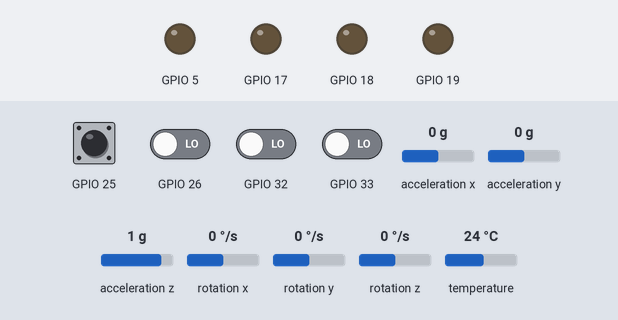
The sketch below on a simulated ESP32. Shown: output pins drawn as LEDs (lit = HIGH). Inputs (shaded band) come from the test bench; at power-on: GPIO 25, GPIO 26, GPIO 32, GPIO 33 LOW, acceleration x 0 g, acceleration y 0 g, acceleration z 1 g, rotation x 0 °/s, rotation y 0 °/s, rotation z 0 °/s, temperature 24 °C. WiFi joins after 1.5 s; servers stay silent unless stated; what the sketch prints to the serial monitor is not drawn.

Above: at 9.3 s.
9.4 s: GPIO 25 pulsed HIGH 5 times (0.12 s each, 0.3 s apart)
At 18.2 s:
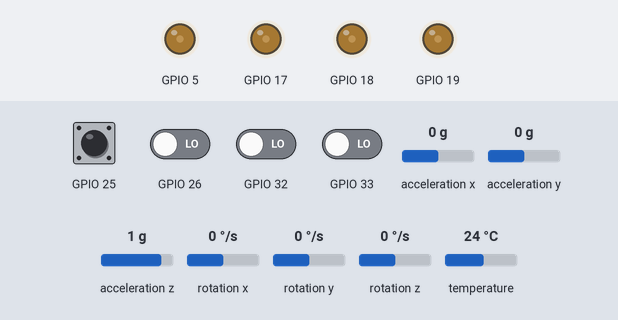
Timing chart, 0 to 19.7 s (numbered marks = the images above; inputs shaded):
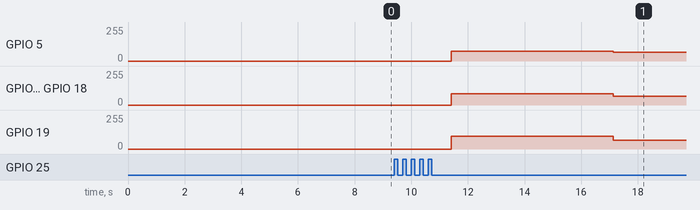

The sketch:

ESP32_Cliente.ino
```cpp
#include <WiFi.h>
#include "Drone.h"


WiFiClient client;
Drone d;

unsigned long previousMillis = 0;  // armazenará o último valor de millis()
const long interval = 2000;
//
//void LoopCore0(void *pvParameters);

float PID[9]     = {2,0,0, 0.6,3.5,0.03, 1,6,0},
      PIDcopy[9] = {2,0,0, 0.6,3.5,0.03, 1,6,0},
      mod;

size_t pidSize = sizeof(PID)/sizeof(float);

int adress;

// Configurações da rede WiFi do servidor (AP)
const char *ssid = "ESP32_Server";
const char *password = "123456789";

// IP e porta do servidor
const char *host = "192.168.4.1"; // IP do servidor ESP32
const uint16_t port = 80;

String cmd;


void setup()
{
  d.MainControlSetup(115200,32,33,25,26,19,18,5,17);
//  Serial.begin(115200);

  while(!Serial){}
  // Conecta-se à rede WiFi do servidor
  WiFi.begin(ssid, password);

  Serial.print("Conectando ao WiFi");

  while (WiFi.status() != WL_CONNECTED)
  {
    delay(500);
    Serial.print(".");
  }
  Serial.println("Conectado!!!");

//  xTaskCreatePinnedToCore(LoopCore0,  // Função da tarefa
//                         "LoopCore0", // Nome da tarefa
//                          10000,      // Tamanho da pilha da tarefa
//                          NULL,       // Parâmetro da tarefa
//                          1,          // Prioridade da tarefa
//                          NULL,       // Handle da tarefa
//                          0);         // Núcleo onde a tarefa será executada
}

//void LoopCore0(void *pvParameters)
//{
//  while(1)
//  {
//    vTaskDelay(500 / portTICK_PERIOD_MS);
//    cmd = "";
//    // Serial.println();
//    if (!client.connect(host, port))
//    {
//      Serial.println("Connection to server failed");
//      return;
//    }
//
//    while (client.connected())
//    {
//      if (client.available())
//      {
//        cmd = client.readStringUntil('\n');
//        Serial.println("Mensagem do Servidor: " + cmd);
//        break;
//      }
//    }
//
//    client.stop();
//    processarComando(cmd);
//  }
//}

void loop()
{
  unsigned long currentMillis = millis();
  cmd = "";
  d.MPUgetSignalsLoop();
  d.MainControlLoop();
//  d.DisplaySerialMpuData();

  if (currentMillis - previousMillis >= interval)
  {
    previousMillis = currentMillis;
    if (!client.connect(host, port))
      {
        Serial.println("Connection to server failed");
        return;
      }

      while (client.connected())
      {
        if (client.available())
        {
          cmd = client.readStringUntil('\n');
          Serial.println("Mensagem do Servidor: " + cmd);
          break;
        }
      }


    client.stop();
    processarComando(cmd);
   }

}

void processarComando(String comando)
{
  adress = (cmd[0] - '0')-1;
  mod = atof(&(cmd[2]));

  PID[adress] += mod;
  if (adress == 65) copiarLista(PIDcopy, PID, 9);
  d.updatePID(adress, mod);

  for (int i = 0 ; i < pidSize ; i++) Serial.printf("%0.2f \n", PID[i]);
}

void copiarLista(float* fonte, float* copia, int tamanhoLista)
{
  for (int i = 0; i < tamanhoLista; i++) copia[i] = fonte[i];
}
```

Drone.cpp
```cpp
// ESP32 Guide: https://randomnerdtutorials.com/esp32-mpu-6050-accelerometer-gyroscope-arduino/
// ESP8266 Guide: https://randomnerdtutorials.com/esp8266-nodemcu-mpu-6050-accelerometer-gyroscope-arduino/
// Arduino Guide: https://randomnerdtutorials.com/arduino-mpu-6050-accelerometer-gyroscope/
#include "Drone.h"

//*****************************************ORGNIAZAÇÃO DO DRONE*******************************************
Drone::Drone()
{
	//ESTADO DE CALIBRAÇÃO INICIAL
	calibration = false;

	//VALORES DOS MOTORES
	ThrottleIdle   = 257; // Valor mínimo para velocidade dos motores durante o voo
	ThrottleCutOff = 257; // Valor para parar os motores

	//GIROSCOPIO
	GyrXc = GyrYc = GyrZc = 0;

	//FILTRO DE KALMAN
	KalmanGain = 0;
	KalmanAngleRoll  = 0, KalmanUncertaintyAngleRoll  = 2*2;
	KalmanAnglePitch = 0, KalmanUncertaintyAnglePitch = 2*2;

	//PID
		//PID Interno
		ErrorRateRoll = ErrorRatePitch = ErrorRateYaw = 0;

		//DADOS PARA O PID
			// Variáveis de erro prévio...
			PrevErrorAngleRoll = PrevErrorAnglePitch = 0; // Angle
			PrevItermAngleRoll = PrevItermAnglePitch = 0;

			PrevErrorRateRoll = PrevErrorRatePitch = PrevErrorRateYaw = 0; // Rate
			PrevItermRateRoll = PrevItermRatePitch = PrevItermRateYaw = 0;

		//Constantes PID
			//PID Angle
			PAngleRoll = PAnglePitch = 2; // P

			IAngleRoll = IAnglePitch = 0; // I

			DAngleRoll = DAnglePitch = 0; // D

		//PID Rate
		PRateRoll = PRatePitch = 0.6f;  PRateYaw   = 1; // P
		IRateRoll = IRatePitch = 3.5f;  IRateYaw   = 6; // I
		DRateRoll = DRatePitch = 0.03f; DRateYaw  = 0;  // D

	//OUTROS
	Timer1 = Timer2 = count = 0;

}
//***********************************FILTRO KALMAN DE 1 DIMENSÃO******************************************
void Drone::Kalman1D(float &KalmanState,float &KalmanUncertainty, const float &KalmanInput,
					 const float &KalmanMeasurement)
{
	KalmanState       = KalmanState + 0.004*KalmanInput;
	KalmanUncertainty = KalmanUncertainty + 0.004*0.004*4*4;
	KalmanGain        = KalmanUncertainty*1/(1*KalmanUncertainty + 3*3);
	KalmanState       = KalmanState + KalmanGain*(KalmanMeasurement - KalmanState);
	KalmanUncertainty = (1 - KalmanGain)*KalmanUncertainty;
}
//********************************************************************************************************
void Drone::updatePID(int adress,float mod)
{
	switch(adress)
	{
		case 0:
			PAngleRoll  += mod;
			PAnglePitch += mod;
			break;
		case 1:
			IAngleRoll  += mod;
			IAnglePitch += mod;
			break;
		case 2:
			DAngleRoll  += mod;
			DAnglePitch += mod;
			break;
		case 3:
			PRateRoll  += mod;
			PRatePitch += mod;
			break;
		case 4:
			IRateRoll  += mod;
			IRatePitch += mod;
			break;
		case 5:
			DRateRoll  += mod;
			DRatePitch += mod;
			break;
		case 6:
			PRateYaw += mod;
			break;
		case 7:
			IRateYaw += mod;
			break;
		case 8:
			DRateYaw += mod;
			break;
		case 65:
			PAngleRoll = PAnglePitch = 2;
			IAngleRoll = IAnglePitch = 0;
			DAngleRoll = DAnglePitch = 0;
			PRateRoll  = PRatePitch  = 0.6;
			IRateRoll  = IRatePitch  = 3.5;
			DRateRoll  = DRatePitch  = 0.03;
			PRateYaw                 = 1;
			IRateYaw                 = 6;
			DRateYaw                 = 0;
			break;


	}
	Serial.printf("PAngleRoll: %0.2f\nIAngleRoll: %0.2f\nDAngleRoll: %0.2f\n", PAngleRoll, IAngleRoll, DAngleRoll);
	Serial.printf("PRateRoll: %0.2f\nIRateRoll: %0.2f\nDRateRoll: %0.2f\n", PRateRoll, IRateRoll, DRateRoll);
	Serial.printf("PRateYaw: %0.2f\nIRateYaw: %0.2f\nDRateYaw: %0.2f\n", PRateYaw, IRateYaw, DRateYaw);
}
//********************************************************************************************************
void Drone::MainControlSetup(const int &serial, const int &pin1, const int &pin2, const int &pin3,
                             const int &pin4,   const int &pin5, const int &pin6, const int &pin7,
                             const int &pin8)
{
	INPin1 = pin1;
  	INPin2 = pin2;
  	INPin3 = pin3;
  	INPin4 = pin4;

  	Serial.begin(serial);
	readPWMSetup(pin1);
	readPWMSetup(pin2);
	readPWMSetup(pin3);
	readPWMSetup(pin4);

	setupPWM(250, 10, pin5, 0);
	setupPWM(250, 10, pin6, 1);
	setupPWM(250, 10, pin7, 2);
	setupPWM(250, 10, pin8, 3);

	MPUconfigSetup();
	CalibrarMPU();
}
//********************************************************************************************************
void Drone::MainControlLoop()
{
	//##############################FILTRO DE KALMAN############################

	//Filtrando os Angulos de Pitch e Roll
	Kalman1D(KalmanAngleRoll, KalmanUncertaintyAngleRoll, RateRoll, AngleRoll);

  	Kalman1D(KalmanAnglePitch, KalmanUncertaintyAnglePitch, RatePitch, AnglePitch);

	//##############################LEITURA DO CONTROLE############################

	CH1 = readPWMLoop(INPin1); // obtenção dos comandos vindos do controle remoto...
	CH2 = readPWMLoop(INPin2); // ...
	CH3 = readPWMLoop(INPin3); // ...
	CH4 = readPWMLoop(INPin4); // ...

	//Visualização do sinal do controle no Monitor Serial
	//Serial.printf("Canal 1: %d\nCanal 2: %d\nCanal 3: %d\nCanal 4: %d\n", CH1, CH2,CH3,CH4);

	DesiredAngleRoll  = 0.10*(CH1 - 1500); // Valores desejados de ângulo obtidos...
	DesiredAnglePitch = 0.10*(CH2 - 1500); // a partir do controle remoto

	InputThrottle     = CH3; 			   // Potencia dos motores para movimento vertical
	DesiredRateYaw    = 0.15*(CH4 - 1500); // Valor do ângulo para giro no eixo Z

	ErrorAngleRoll    = DesiredAngleRoll  - KalmanAngleRoll;  // Calculo do erro de ângulo Roll e Pitch...
	ErrorAnglePitch   = DesiredAnglePitch - KalmanAnglePitch; // ...

	//##############################APLICAÇÃO DO PID############################

	pid_angle(); //Faz o PID nos angulo

	pid_rate(); //Faz o PID na variação dos angulos

	//##############################CONTROLE DOS MOTORES############################

	if (InputThrottle > 1800) InputThrottle = 1800; // Medida de segurança para manter a potência máxima de subida a 80%

	MotorVeloci1 = 1.024*(InputThrottle - InputRoll - InputPitch - InputYaw); // Cálculo da entrada para os motores a partir...
	MotorVeloci2 = 1.024*(InputThrottle - InputRoll + InputPitch + InputYaw); // dos inputs vindos do controle remoto que...
	MotorVeloci3 = 1.024*(InputThrottle + InputRoll + InputPitch - InputYaw); // passaram pela função PID...
	MotorVeloci4 = 1.024*(InputThrottle + InputRoll - InputPitch + InputYaw); // ...

	//##############################MEDIDAS DE SEGURANÇA############################

	if (MotorVeloci1 > 2000) MotorVeloci1 = 1999; // Medida de segurança para evitar extrapolação da potência máxima dos motores
	if (MotorVeloci2 > 2000) MotorVeloci2 = 1999; // ...
	if (MotorVeloci3 > 2000) MotorVeloci3 = 1999; // ...
	if (MotorVeloci4 > 2000) MotorVeloci4 = 1999; // ...

	if (MotorVeloci1 < ThrottleIdle) MotorVeloci1 = ThrottleIdle; // Medida de segurança para manter o drone voando com...
	if (MotorVeloci2 < ThrottleIdle) MotorVeloci2 = ThrottleIdle; // uma potência mínima...
	if (MotorVeloci3 < ThrottleIdle) MotorVeloci3 = ThrottleIdle; // ...
	if (MotorVeloci4 < ThrottleIdle) MotorVeloci4 = ThrottleIdle; // ...

	speed1 = map(MotorVeloci1,1000,2000,257,385);
	speed2 = map(MotorVeloci2,1000,2000,257,385);
	speed3 = map(MotorVeloci3,1000,2000,257,385);
	speed4 = map(MotorVeloci4,1000,2000,257,385);

	if (CH3 < 1050) // Medida de segurança para ter certeza do desligamento dos motores
	{
		speed1 = ThrottleCutOff;
		speed2 = ThrottleCutOff;
		speed3 = ThrottleCutOff;
		speed4 = ThrottleCutOff;
		reset_pid(); // Toda vez que o drone pousar o PID precisa ser resetado
	}

	controlSpeed(speed1,0);
	controlSpeed(speed2,1);
	controlSpeed(speed3,2);
	controlSpeed(speed4,3);

	//Print dos valores para visualização do input aos motores
	//Serial.printf("Motor1: %d, Motor2 %d, Motor3 %d, Motor4 %d \n", MotorVeloci1, MotorVeloci2, MotorVeloci3, MotorVeloci4);

	//Print dos valores para visualização do input aos motores
	// Serial.printf("Motor1: %d, Motor2 %d, Motor3 %d, Motor4 %d \n", speed1, speed2, speed3, speed4);

	while (micros() - LoopTimer < 4000); // tempo de espera para novo loop de controle...
	LoopTimer = micros(); 				 // a frequência usada é de 250Hz
}
//********************************************************************************************************
void Drone::reset_pid()
{
	PrevErrorRateRoll = 0; PrevErrorRatePitch = 0; PrevErrorRateYaw = 0;
	PrevItermRateRoll = 0; PrevItermRatePitch = 0; PrevItermRateYaw = 0;

	PrevErrorAngleRoll = 0; PrevErrorAnglePitch = 0;
	PrevItermAngleRoll = 0; PrevItermAnglePitch = 0;
}
//********************************************************************************************************
void Drone::MPUconfigSetup()
{
	if (!mpu.begin())
	{
		while (1)
		{
			Serial.println("error");
	  		yield();
		}
	}

	mpu.setAccelerometerRange(MPU6050_RANGE_8_G);//2G, 4G, 8G, 16G
	mpu.setGyroRange(MPU6050_RANGE_500_DEG);     //250deg/s, 500deg/s, 1000deg/s, 2000deg/s
	mpu.setFilterBandwidth(MPU6050_BAND_44_HZ);  //5Hz, 10Hz, 21Hz, 44Hz, 94Hz, 184Hz, 260Hz
}
//********************************************************************************************************
void Drone::CalibrarMPU()
{
 	for (int Passo = 0 ; Passo < 2000; Passo++)
	{
		Serial.printf("Calibrando: %d\n", Passo);

		MPUgetSignalsLoop();

		RateCalibrationRoll  += RateRoll;
		RateCalibrationPitch += RatePitch;
		RateCalibrationYaw   += RateYaw;
		delay(1);
	}

	calibration = true;
}
//********************************************************************************************************
void Drone::MPUgetSignalsLoop()
{
  sensors_event_t a, g, temp;
  mpu.getEvent(&a, &g, &temp);

  AceX = a.acceleration.x / 9.81; // m/s^2...
  AceY = a.acceleration.y / 9.81; // ...
  AceZ = a.acceleration.z / 9.81; // ...

  RateRoll  = g.gyro.x * 57.3; // °/s...
  RatePitch = g.gyro.y * 57.3; // ...
  RateYaw   = g.gyro.z * 57.3; // ...

  Temp = temp.temperature; // °C

  AngleRoll  =  atan(AceY/sqrt(AceX*AceX + AceZ*AceZ))*1/(3.142/180);
  AnglePitch = -atan(AceX/sqrt(AceY*AceY + AceZ*AceZ))*1/(3.142/180);

  if (calibration = true){
	RateRoll  -= (RateCalibrationRoll/2000)  - 1.2;
	RatePitch -= (RateCalibrationPitch/2000) - 1.5;
	RateYaw   -= (RateCalibrationYaw/2000)   - 0;
	AceX -= 0.02;
	AceY -= 0.03;
	AceZ -= 0.13;
  }
}
//********************************************************************************************************
void Drone::DisplaySerialMpuData()
{
	if ((millis() - Timer1) >= 800)
	{
		Timer1 = millis();

		Serial.printf("AceX %f AceY %f, AceZ %f \n", AceX, AceY, AceZ);

		Serial.printf("RateRoll: %f RatePitch %f RateYaw %f \n", RateRoll, RatePitch, RateYaw);

		Serial.printf("Angulo Roll %f\n Angulo Pitch %f\n", AngleRoll, AnglePitch);
	}
}
//********************************************************************************************************
void Drone::DisplayPlotterMpuData()
{
	Kalman1D(KalmanAngleRoll, KalmanUncertaintyAngleRoll, RateRoll, AngleRoll);     // chamada da função do filtro afim...

  	Kalman1D(KalmanAnglePitch, KalmanUncertaintyAnglePitch, RatePitch, AnglePitch); // ...

	if ((millis() - Timer2) >= 10){
		Timer2 = millis();

		Serial.printf("Angle_Roll: %f, Angle_Pitch: %f, Kalman_Angle_Roll: %f, Kalman_Angle_Pitch: %f\n",
		AngleRoll, AnglePitch, KalmanAngleRoll, KalmanAnglePitch);

		//Serial.println(GyrZ);
	}
}
//********************************************************************************************************
void Drone::setupPWM(const int &freq, const int &resolution, const int &pin, const int &ch)
{
  pinMode(pin, OUTPUT); // Definição do pino de saída do PWM de controle do motor
  ledcSetup(ch, freq, resolution);// ...
  ledcAttachPin(pin, ch); // Funções para definição do PWM na ESP32
}
//********************************************************************************************************
void Drone::controlSpeed(int &speed, int ch)
{
	// Função para controlar a velocidade dos motores
	// min_sped=257 max_sped=511 para resolução = 10 bits
	ledcWrite(ch, speed); // Função para mudança do PWM na ESP32
}
//********************************************************************************************************esiredAngleRoll)
void Drone::readPWMSetup(const uint8_t &PinX)
{
	// Função para adequar os pinos que vão receber o PWM do controlador
	pinMode(PinX, INPUT);
}
//********************************************************************************************************
void Drone::readPWMLoop_SM(int pinX, int ch)
{
	// Função para ler o valor do PWM enviado pelo controlador e printa-lo no monitor serial
	// Precisa ser usada para cada valor que precisar ser lido, logo no máximo 4 vezes
	Serial.print("CH");
	Serial.print(ch);
	Serial.print(" = ");
	Serial.println(pulseIn(pinX, HIGH));
	Serial.println(" ");
}
//********************************************************************************************************
int Drone::readPWMLoop(const uint8_t &PinX)
{
	return pulseIn(PinX, HIGH);
}
//********************************FUNÇÃO GERAL PARA O CONTROLADOR PID*************************************
void Drone::pid_equation(const float &Error, const float &P , const float &I, const float &D,
						 float &PrevError, float &PrevIterm, float &Angle)
{
	float Pterm = P*Error;
	float Iterm = PrevIterm + I*(Error + PrevError)*0.004/2;

	if      (Iterm >  400) Iterm = 400;
	else if (Iterm < -400) Iterm = -400;

	float Dterm     = D*(Error - PrevError)/0.004;
	float PIDOutput = Pterm + Iterm + Dterm;

	if      (PIDOutput >  400) PIDOutput =  400;
	else if (PIDOutput < -400) PIDOutput = -400;

	Angle     = PIDOutput;   //Obtendo os Angulos roll, pitch e yaw
	PrevError = Error;
	PrevIterm = Iterm;

}
void Drone::pid_angle()
{
	pid_equation(ErrorAngleRoll, PAngleRoll, IAngleRoll, DAngleRoll, PrevErrorAngleRoll, PrevItermAngleRoll, DesiredRateRoll);
	pid_equation(ErrorAnglePitch, PAnglePitch, IAnglePitch, DAnglePitch, PrevErrorAnglePitch, PrevItermAnglePitch, DesiredRatePitch);
}
//********************************************************************************************************
void Drone::pid_rate()
{
	ErrorRateRoll  = DesiredRateRoll  - RateRoll;  // Cálculo dos erros de roll, pitch e yaw...
	ErrorRatePitch = DesiredRatePitch - RatePitch; // ...
	ErrorRateYaw   = DesiredRateYaw   - RateYaw;   // ...

	pid_equation(ErrorRateRoll, PRateRoll, IRateRoll, DRateRoll, PrevErrorRateRoll, PrevItermRateRoll, InputRoll);
	pid_equation(ErrorRatePitch, PRatePitch, IRatePitch, DRatePitch, PrevErrorRatePitch, PrevItermRatePitch, InputPitch);
	pid_equation(ErrorRateYaw, PRateYaw, IRateYaw, DRateYaw, PrevErrorRateYaw, PrevItermRateYaw, InputYaw);
}
//********************************************************************************************************
```

Source omitted: Drone.h (3382 bytes)

Measured:
- after the input at 9.4 s, GPIO 5: 0/255 → 72/255 after 2.0 s, → 64/255 5.7 s later; GPIO 17, GPIO 18: 0/255 → 83/255 after 2.0 s, → 64/255 5.7 s later; GPIO 19: 0/255 → 96/255 after 2.0 s, → 64/255 5.7 s later
